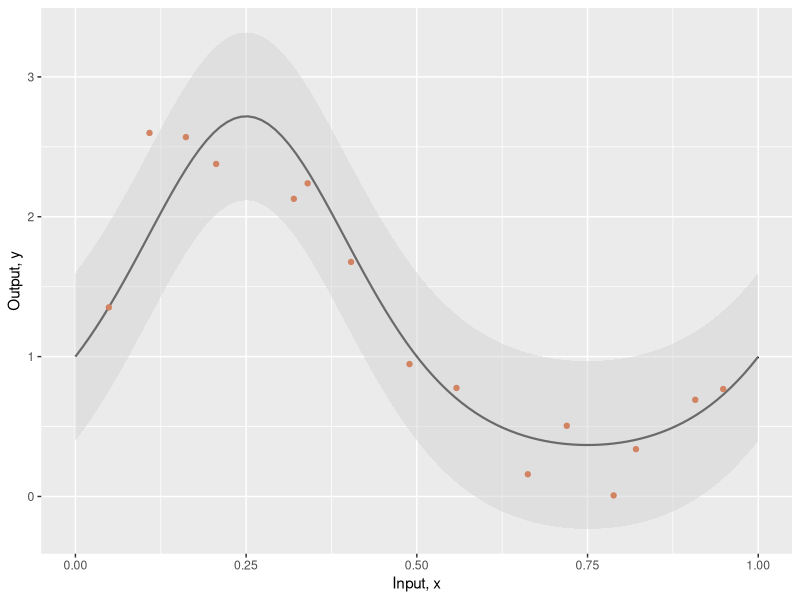
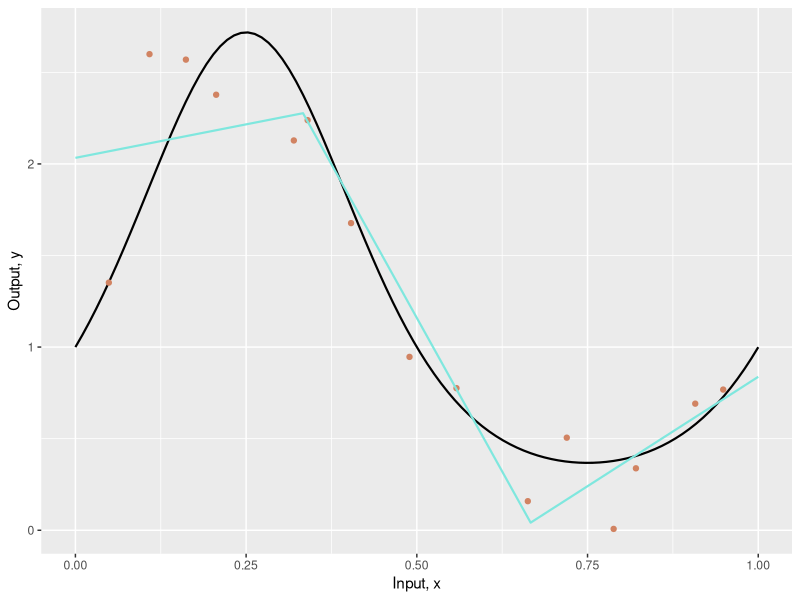
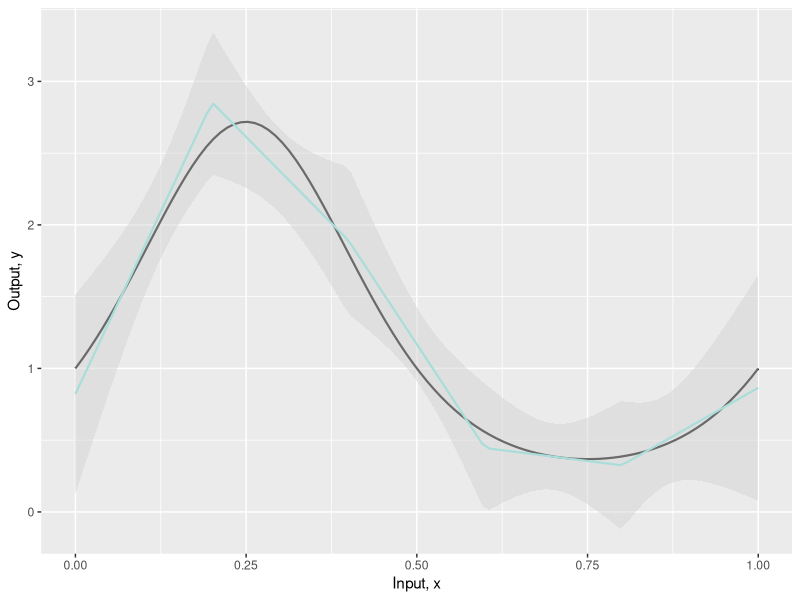
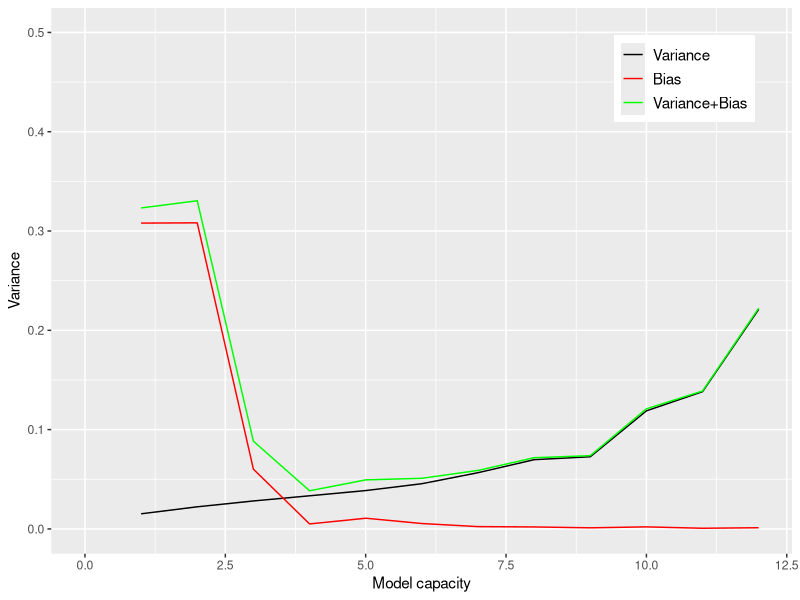

These figures' R source, in order:
## ---- chunk 1
#| label: setup
#| include: false
#| fig-width: 6
#| fig-asp: 0.618
#| fig-align: center
#| out-width: 70%

library(ggplot2)
## ---- chunk 2
#| label: true-function

# The true function that we are trying to estimate, defined on [0,1]
true_function <- function(x) {
    exp(sin(x*(2*3.1413)))
}
## ---- chunk 3
#| label: generate-data

# Generate some data points with or without noise
generate_data <- function(n_data, sigma_y = 0.3) {
  # Generate x values quasi uniformly
  # x <- np.ones(n_data)
  # for i in range(n_data):
  #     x[i] = np.random.uniform(i/n_data, (i+1)/n_data, 1)
  x <- seq(1, n_data) - runif(n_data, min = 0, max = 1)
  x <- x / n_data

  # y value from running through function and adding noise
  # y <- np.ones(n_data)
  # for i in range(n_data):
  #     y[i] = true_function(x[i])
  #     y[i] += np.random.normal(0, sigma_y, 1)
  # return x,y
  y <- true_function(x) + rnorm(n_data, mean = 0, sd = sigma_y)
  
  list(x_data = x, y_data = y)
}
## ---- chunk 4
#| label: plot-function

# Draw the fitted function, together with uncertainty used to generate points
plot_function <- function(x_func, y_func, x_data = NULL,y_data = NULL, x_model = NULL, y_model = NULL, sigma_func = NULL, sigma_model = NULL) {
  
  p <- ggplot() +
    xlim(c(0, 1)) +
    xlab("Input, x") + ylab("Output, y")
  
  # ax.plot(x_func, y_func, 'k-')
  p <- p + geom_line(aes(x = x_func, y = y_func), linewidth = 0.75)
  
  if (!is.null(sigma_func)) {
    # ax.fill_between(x_func, y_func-2*sigma_func, y_func+2*sigma_func, color='lightgray')
    y1 <- y_func - 2*sigma_func
    y2 <- y_func + 2*sigma_func
    p <- p +
      geom_ribbon(aes(x = x_func, ymin = y1, ymax = y2), fill = "lightgray", alpha = 0.5)
  }
  
  if (!is.null(x_data)) {
    # ax.plot(x_data, y_data, 'o', color='#d18362')
    p <- p + geom_point(aes(x = x_data, y = y_data), color = "#d18362")
  }
  
  if (!is.null(x_model)) {
    # ax.plot(x_model, y_model, '-', color='#7fe7de')
    p <- p + geom_line(aes(x = x_model, y = y_model), color = "#7fe7de", linewidth = 0.75)
  }
  
  if (!is.null(sigma_model)) {
    # ax.fill_between(x_model, y_model-2*sigma_model, y_model+2*sigma_model, color='lightgray')
    y1 <- y_model - 2*sigma_model
    y2 <- y_model + 2*sigma_model
    p <- p +
      geom_ribbon(aes(x = x_model, ymin = y1, ymax = y2), fill = "lightgray", alpha = 0.5)
  }
  
  p
}
## ---- chunk 5
#| label: test-plot-function

# Generate true function
x_func <- seq(0, 1.0, length.out = 100)
y_func <- true_function(x_func)

# Generate some data points
set.seed(1)
sigma_func <- 0.3
n_data <- 15
result <- generate_data(n_data, sigma_func)
x_data <- result$x_data
y_data <- result$y_data

# Plot the functinon, data and uncertainty
plot_function(x_func, y_func, x_data, y_data, sigma_func = sigma_func)
## ---- chunk 6
#| label: network-function

# Define model -- beta is a scalar and omega has size n_hidden,1
network <- function(x, beta, omega) {
    # Retrieve number of hidden units
    n_hidden <- length(omega)

    y <- rep(0, times = length(x))
    for (c_hidden in 1:n_hidden) {
      # Evaluate activations based on shifted lines (figure 8.4b-d)
      line_vals <- x - (c_hidden-1)/n_hidden
      h <- line_vals * (line_vals > 0)
      # Weight activations by omega parameters and sum
      y <- y + omega[c_hidden] * h
    }
    
    # Add bias, beta
    y <- y + beta
}
## ---- chunk 7
#| label: fit-model-closed-form

# This fits the n_hidden+1 parameters (see fig 8.4a) in closed form.
# If you have studied linear algebra, then you will know it is a least
# squares solution of the form (A^TA)^-1A^Tb.  If you don't recognize that,
# then just take it on trust that this gives you the best possible solution.
fit_model_closed_form <- function(x, y, n_hidden) {
  n_data <- length(x)
  A <- matrix(1, nrow = n_data, ncol = n_hidden+1)
  for (i in 1:n_data) {
    for (j in 2:(n_hidden+1)) {
      A[i,j] <- x[i] - (j-2)/n_hidden
      if (A[i,j] < 0) {
        A[i,j] <- 0
      }
    }
  }

  # beta_omega <- qr.solve(A, y)
  beta_omega <- solve(t(A) %*% A) %*% t(A) %*% y
  beta_omega <- c(beta_omega)

  beta <- beta_omega[1]
  omega <- beta_omega[-1]

  list(beta = beta, omega = omega)
}
## ---- chunk 8
#| label: test-model

# Closed form solution
n_hidden <- 3
result <- fit_model_closed_form(x_data, y_data, n_hidden)
beta <- result$beta
omega <- result$omega

# Get prediction for model across graph range
x_model <- seq(0, 1, length.out = 100)
y_model <- network(x_model, beta, omega)

# Draw the function and the model
plot_function(x_func, y_func, x_data, y_data, x_model, y_model)
## ---- chunk 9
#| label: get-model-mean-variance

# Run the model many times with different datasets and return the mean and variance
get_model_mean_variance <- function(n_data, n_datasets, n_hidden, sigma_func) {
  # Create array that stores model results in rows
  y_model_all <- matrix(0, nrow = n_datasets, ncol = length(x_model))

  for (c_dataset in 1:n_datasets) {
    # TODO -- Generate n_data x,y, pairs with standard deviation sigma_func
    # Replace this line
    result <- generate_data(n_data, sigma_func)
    x_data <- result$x_data
    y_data <- result$y_data

    # TODO -- Fit the model
    # Replace this line:
    result <- fit_model_closed_form(x_data, y_data, n_hidden)
    beta <- result$beta
    omega <- result$omega

    # TODO -- Run the fitted model on x_model
    # Replace this line
    # x_model <- seq(0, 1, length.out = 100)
    y_model <- network(x_model, beta, omega)

    # Store the model results
    y_model_all[c_dataset,] = y_model
  }

  # Get mean and standard deviation of model
  mean_model <- colMeans(y_model_all)
  std_model <- apply(y_model_all, 2, sd)

  # Return the mean and standard deviation of the fitted model
  list(mean_model = mean_model, std_model = std_model)
}
## ---- chunk 10
# Let's generate N random data sets, fit the model N times and look the mean and variance
n_datasets <- 100
n_data <- 15
sigma_func <- 0.3
n_hidden <- 5

# Get mean and variance of fitted model
set.seed(1)
result <- get_model_mean_variance(n_data, n_datasets, n_hidden, sigma_func)
mean_model <- result$mean_model
std_model <- result$std_model

# Plot the results
plot_function(x_func, y_func, x_model=x_model, y_model=mean_model, sigma_model=std_model)
## ---- chunk 11
# TODO -- Experiment with changing the number of data points and the number of hidden variables
# in the model.  Get a feeling for what happens in terms of the bias (squared deviation between cyan and black lines)
# and the variance (gray region) as we manipulate these quantities.
## ---- chunk 12
# Plot the noise, bias and variance as a function of capacity
n_hidden <- 12
hidden_variables <- 1:n_hidden
bias <- rep(0, times = length(hidden_variables))
variance <- rep(0, times = length(hidden_variables))

n_datasets <- 100
n_data <- 15
sigma_func <- 0.3
# n_hidden <- 5

# Set random seed so that we get the same result every time
set.seed(1)

for (c_hidden in 1:n_hidden) {
  # Get mean and variance of fitted model
  result <- get_model_mean_variance(n_data, n_datasets, c_hidden, sigma_func)
  mean_model <- result$mean_model
  std_model <- result$std_model
  
  # TODO -- Estimate bias and variance
  # Replace these lines

  # Compute variance -- average of the model variance (average squared deviation of fitted models around mean fitted model)
  # variance[c_hidden] <- mean((y_model - mean_model)^2)
  variance[c_hidden] <- mean(std_model^2)
  # Compute bias (average squared deviation of mean fitted model around true function)
  bias[c_hidden] <- mean((mean_model - true_function(x_model))^2)
}

# Plot the results
colors <- c("Variance" = "black", "Bias" = "red", "Variance+Bias" = "green")
ggplot() +
  xlim(c(0, n_hidden)) + ylim(c(0, 0.5)) +
  labs(x = "Model capacity", y = "Variance", color = NULL) +
  geom_line(aes(hidden_variables, variance, color = "Variance")) +
  geom_line(aes(hidden_variables, bias, color = "Bias")) +
  geom_line(aes(hidden_variables, variance+bias, color = "Variance+Bias")) +
  scale_color_manual(
    values = colors,
    breaks = c("Variance", "Bias", "Variance+Bias"),
    labels = c("Variance", "Bias", "Variance+Bias")
  ) +
  theme(
#    legend.background = element_rect(fill = "white", color = "black", linewidth = 0.1),
    legend.position = c(0.95, 0.95),
    legend.justification = c("right", "top"),
    legend.text = element_text(size = 11),
#    legend.key.size = unit(1.0, "lines")
  )
